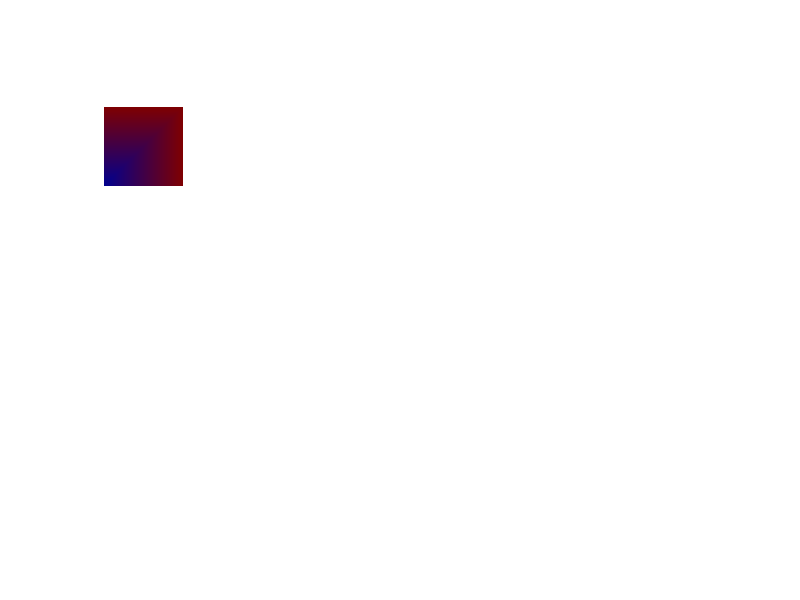

The MATLAB script that drew this image: (Note: this script raises an error after producing the figure.)
function plot_non_local_eq_strain_gp


% loading = 'MODE_I';
% % loading = 'COMPRESSION';
% 
% %------------------Material Parameters------------------%
% if (strcmp(loading,'MODE_I') )
%     E  = 1000; % Elastic Moduli
%     kappa0 = 0.002;
% elseif (strcmp(loading,'COMPRESSION') )
%     E  = 20000; % Elastic Moduli
%     kappa0 = 0.0001;
% end



%----------------------------------At Single load Step---------------------------
% check_step = 30;
% figure
% hold on
% tri = delaunay(GPT_DATA(:,1),GPT_DATA(:,2));
% patch('Vertices',GPT_DATA,'Faces',tri,'FaceVertexCData',NESTRAIN_DATA(:,check_step));
% % plot_mesh(node,element,elemType,'r-');
% colormap('jet');
% colorbar 
% shading interp
% set(gcf, 'color', 'white');
% axis equal
% axis off
% % title("Non Local Equivalent Strain");
% end 


%--------------------- For multiple load steps-----------------------
%--------------------- Micro-morphic-equivalent-strain-plot--------------------------%
%load('Mode_I_steps_10_80_by_80_Eta_4_R04_SmallLenScale_Beta_9_Tension_cycle.mat');
%load('Mode_I_steps_20_80_by_80_Eta_4_R04_SmallLenScale_Beta_9_cycle.mat');
load('Mode_I_steps_20_1_by_1_Eta_4_R04_SmallLenScale_Beta_9.mat');
% subplot dimension

%steps = [1,2,3,4,5; 6,7,8,9,10; 11,12,13,14,15; 16,17,18,19,20];
steps = [1,2,3,4,5; 6,7,8,9,10];
n1 = size(steps,1); % number of rows
n2 = size(steps,2); % number of columns

guass_point_locations = GPT_DATA;
micromorphic_equivalent_strain = NESTRAIN_DATA;

figure;
for k1 = 1:n1
    for k2 = 1:n2
            st = steps(k1,k2);
            % subplot(n1,n2,(k1-1)*n2 + k2,...
            % 'position', [(1-nw)/n2/2 + (k2-1)/n2, (1-nh)/n1/2 + 1-k1/n1,...
            % nw/n2 nh/n1]);
            subplot(n1,n2,(k1-1)*n2 + k2);
            tri = delaunay(guass_point_locations(:,1),guass_point_locations(:,2));
            patch('Vertices',guass_point_locations,'Faces',tri,'FaceVertexCData',micromorphic_equivalent_strain(:,st));  
            %plot_mesh(node,element,elemType,'r-');
            hold on
            colormap('jet');
            shading interp
            set(gcf, 'color', 'white');
            axis equal
            axis off
            title(sprintf("load Step %d"), (k1-1)*n2 + k2);
            colorbar;
    end
end
 sgtitle('Non local Equivalent Strain');
end  
